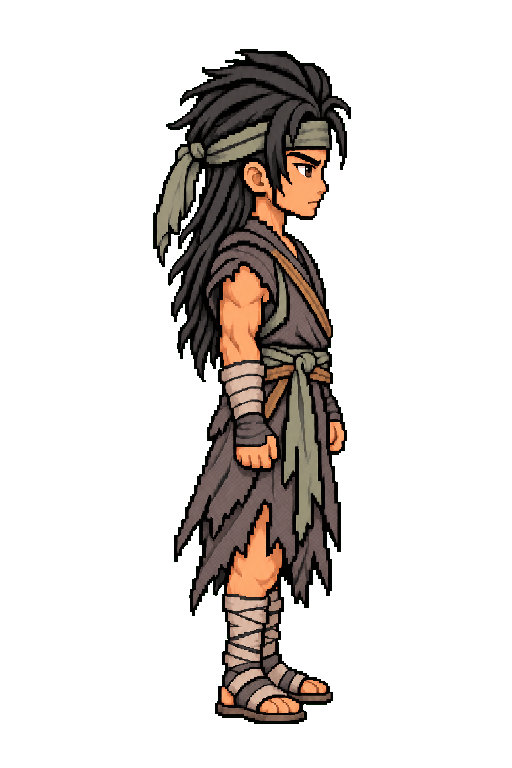
#> input picture assets/characters/green_three_walk/right_idle.png, 512 x 768 px
$ python match_rest_rise_color.py
#> lines starting #> are read from the running program, lines starting #| are printed output that depends on the picture
"""Match the settled rise colors to the actual gameplay idle; never alter alpha/geometry."""
from pathlib import Path
import hashlib
import json
import re

import cv2
import numpy as np
from PIL import Image, ImageDraw

ROOT = Path(__file__).resolve().parents[1]
SOURCE = ROOT / 'artifacts/interaction-rest-rise-review/review-chin/hero'
OUT = ROOT / 'artifacts/rest-rise-color-review'
ASSET = ROOT / 'assets/characters/rest_rise_right/color_matched'


def smoothstep(value):
    value = np.clip(value, 0.0, 1.0)
    return value * value * (3.0 - 2.0 * value)


def main():
    OUT.mkdir(exist_ok=True)
    (ASSET / 'atlases').mkdir(parents=True, exist_ok=True)
    idle = np.array(Image.open(ROOT / 'assets/characters/green_three_walk/right_idle.png').convert('RGBA'))
#> idle is the input picture: shape (768, 512, 4); mean R, G, B, A 20.8, 16.3, 13.5, 55.7
    ref = idle[:, :, :3].astype(np.float32)
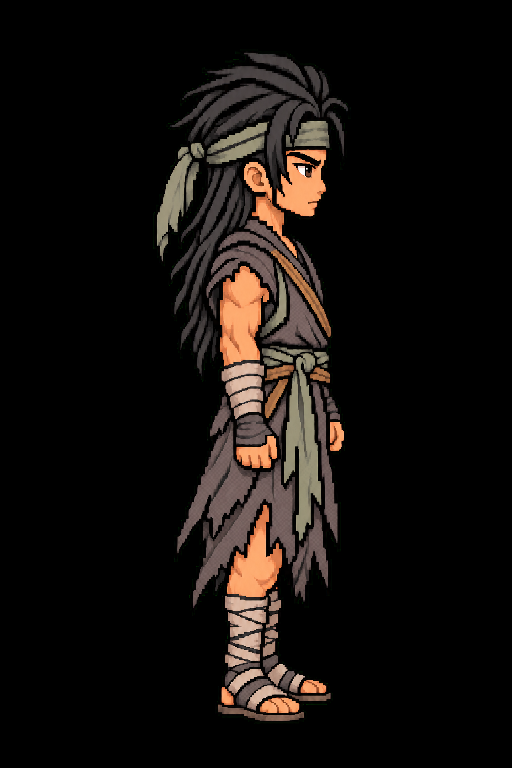
#> ref: shape (768, 512, 3) float32; mean R, G, B 20.8, 16.3, 13.5
    cv2.setRNGSeed(42)
    colors = ref[idle[:, :, 3] > 245][::4]
    _, _, palette = cv2.kmeans(colors, 12, None,
        (cv2.TERM_CRITERIA_EPS + cv2.TERM_CRITERIA_MAX_ITER, 80, .05), 4, cv2.KMEANS_PP_CENTERS)
#> palette = [[3.23, 3.07, 1.81], [155.5, 143.9, 119.7], [74.68, 66.64, 65.59], [251.9, 167.2, 110], [105.5, 88.06, 84.17], [182.4, 111.2, 67.58], [33.63, 29.24, 28.34], [215, 180.5, 160.6], [118.5, 99.46, 94.77], [57.2, 49.15, 47.55], [132.6, 76.34, 45.66], [225.1, 127.7, 77.73]]
    source_samples, target_samples = [], []
    for frame in [100, 101, 102]:
        original = np.array(Image.open(SOURCE / f'transparent_png/frame_{frame:03}.png'))[:, 160:672]
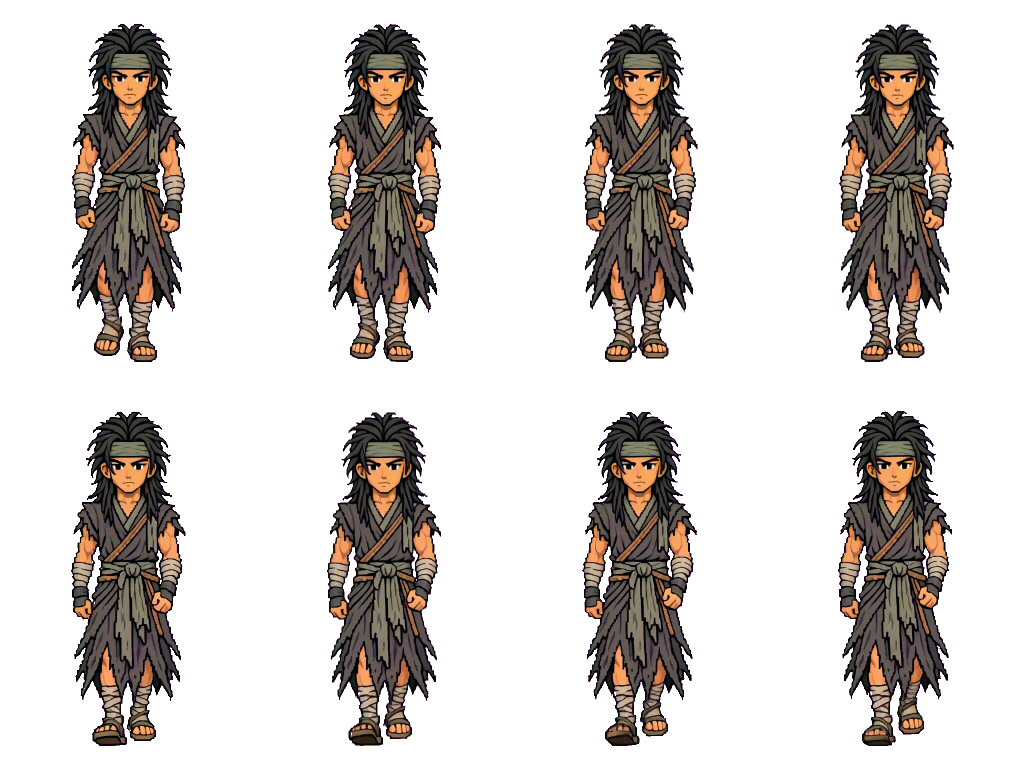
#> input picture assets/characters/green_three_walk/down_01.png, 2048 x 1536 px, given in place of frame_100.png, which was not available (shown at 1/2 size)
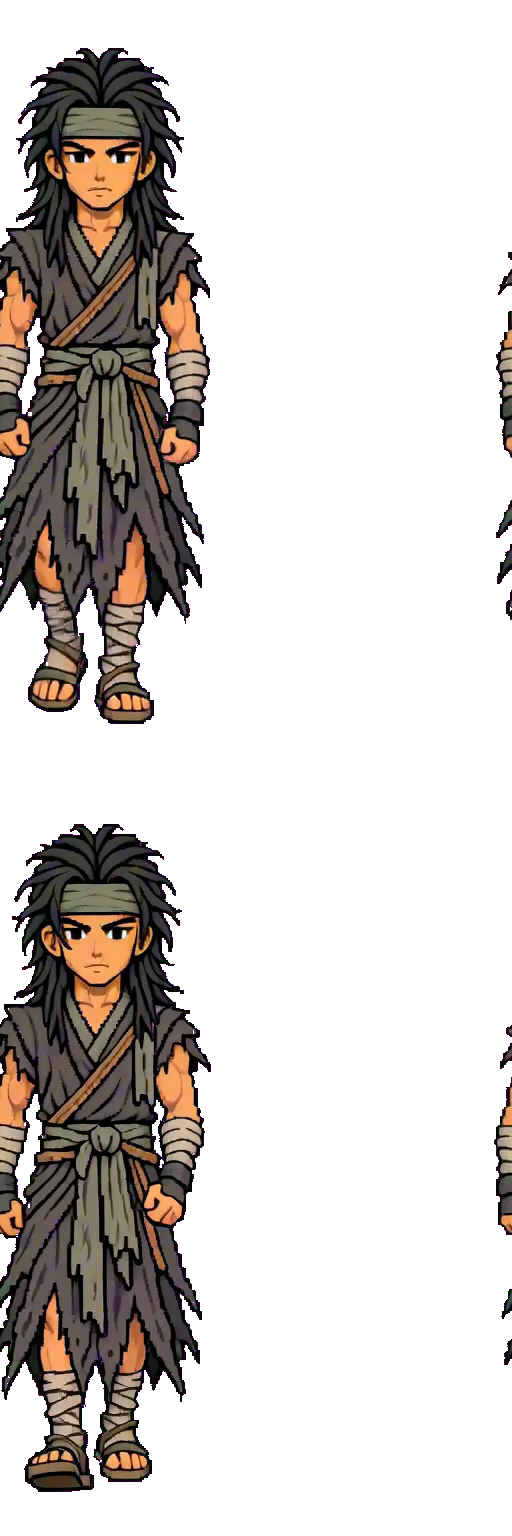
#> original: shape (1536, 512, 4); mean R, G, B, A 24.1, 19.5, 16.5, 68.5; transparent parts drawn white
        # Exclude silhouettes and moving ink lines from the palette measurement.
#> (the run stopped early here; a loop or call above may not have finished)
